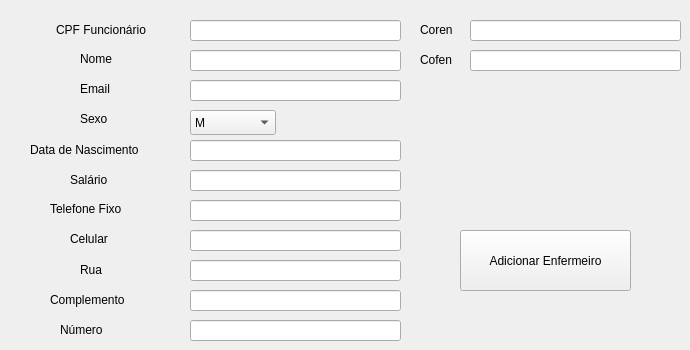
      <widget class="QWidget" name="tab_3">
       <attribute name="title">
        <string>Adicionar Enfermeiro</string>
       </attribute>
       <widget class="QLineEdit" name="entrada_rua_enfermeiro">
        <property name="geometry">
         <rect>
          <x>190</x>
          <y>260</y>
          <width>211</width>
          <height>21</height>
         </rect>
        </property>
        <property name="text">
         <string/>
        </property>
       </widget>
       <widget class="QLabel" name="label_clients_email_38">
        <property name="geometry">
         <rect>
          <x>50</x>
          <y>290</y>
          <width>121</width>
          <height>20</height>
         </rect>
        </property>
        <property name="text">
         <string>Complemento</string>
        </property>
       </widget>
       <widget class="QLabel" name="label_clients_email_40">
        <property name="geometry">
         <rect>
          <x>80</x>
          <y>260</y>
          <width>121</width>
          <height>20</height>
         </rect>
        </property>
        <property name="text">
         <string>Rua</string>
        </property>
       </widget>
       <widget class="QComboBox" name="box_sexo_enfermeiro">
        <property name="geometry">
         <rect>
          <x>190</x>
          <y>110</y>
          <width>86</width>
          <height>25</height>
         </rect>
        </property>
        <item>
         <property name="text">
          <string>M</string>
         </property>
        </item>
        <item>
         <property name="text">
          <string>F</string>
         </property>
        </item>
       </widget>
       <widget class="QLabel" name="label_clients_email_41">
        <property name="geometry">
         <rect>
          <x>60</x>
          <y>320</y>
          <width>121</width>
          <height>20</height>
         </rect>
        </property>
        <property name="text">
         <string>Número</string>
        </property>
       </widget>
       <widget class="QLabel" name="label_clients_email_42">
        <property name="geometry">
         <rect>
          <x>30</x>
          <y>140</y>
          <width>141</width>
          <height>20</height>
         </rect>
        </property>
        <property name="text">
         <string>Data de Nascimento</string>
        </property>
       </widget>
       <widget class="QLineEdit" name="entrada_telefone_enfermeiro">
        <property name="geometry">
         <rect>
          <x>190</x>
          <y>200</y>
          <width>211</width>
          <height>21</height>
         </rect>
        </property>
       </widget>
       <widget class="QLineEdit" name="entrada_nome_enfermeiro">
        <property name="geometry">
         <rect>
          <x>190</x>
          <y>50</y>
          <width>211</width>
          <height>21</height>
         </rect>
        </property>
       </widget>
       <widget class="QLabel" name="label_clients_name_20">
        <property name="geometry">
         <rect>
          <x>50</x>
          <y>200</y>
          <width>91</width>
          <height>17</height>
         </rect>
        </property>
        <property name="text">
         <string>Telefone Fixo</string>
        </property>
       </widget>
       <widget class="QLabel" name="label_clients_email_43">
        <property name="geometry">
         <rect>
          <x>70</x>
          <y>170</y>
          <width>141</width>
          <height>20</height>
         </rect>
        </property>
        <property name="text">
         <string>Salário</string>
        </property>
       </widget>
       <widget class="QLineEdit" name="entrada_email_enfermeiro">
        <property name="geometry">
         <rect>
          <x>190</x>
          <y>80</y>
          <width>211</width>
          <height>21</height>
         </rect>
        </property>
       </widget>
       <widget class="QLabel" name="label_clients_company_8">
        <property name="geometry">
         <rect>
          <x>80</x>
          <y>110</y>
          <width>67</width>
          <height>17</height>
         </rect>
        </property>
        <property name="text">
         <string>Sexo</string>
        </property>
       </widget>
       <widget class="QLineEdit" name="entrada_numero_enfermeiro">
        <property name="geometry">
         <rect>
          <x>190</x>
          <y>320</y>
          <width>211</width>
          <height>21</height>
         </rect>
        </property>
       </widget>
       <widget class="QLabel" name="label_clients_name_21">
        <property name="geometry">
         <rect>
          <x>56</x>
          <y>20</y>
          <width>121</width>
          <height>20</height>
         </rect>
        </property>
        <property name="text">
         <string>CPF Funcionário</string>
        </property>
       </widget>
       <widget class="QLabel" name="label_clients_name_22">
        <property name="geometry">
         <rect>
          <x>70</x>
          <y>230</y>
          <width>91</width>
          <height>17</height>
         </rect>
        </property>
        <property name="text">
         <string>Celular</string>
        </property>
       </widget>
       <widget class="QLineEdit" name="entrada_salario_enfermeiro">
        <property name="geometry">
         <rect>
          <x>190</x>
          <y>170</y>
          <width>211</width>
          <height>21</height>
         </rect>
        </property>
       </widget>
       <widget class="QLabel" name="label_clients_address_8">
        <property name="geometry">
         <rect>
          <x>80</x>
          <y>80</y>
          <width>67</width>
          <height>17</height>
         </rect>
        </property>
        <property name="text">
         <string>Email</string>
        </property>
       </widget>
       <widget class="QLineEdit" name="entrada_celular_enfermeiro">
        <property name="geometry">
         <rect>
          <x>190</x>
          <y>230</y>
          <width>211</width>
          <height>21</height>
         </rect>
        </property>
       </widget>
       <widget class="QLineEdit" name="entrada_complemento_enfermeiro">
        <property name="geometry">
         <rect>
          <x>190</x>
          <y>290</y>
          <width>211</width>
          <height>21</height>
         </rect>
        </property>
       </widget>
       <widget class="QLineEdit" name="entrada_data_enfermeiro">
        <property name="geometry">
         <rect>
          <x>190</x>
          <y>140</y>
          <width>211</width>
          <height>21</height>
         </rect>
        </property>
       </widget>
       <widget class="QLabel" name="label_clients_phone_8">
        <property name="geometry">
         <rect>
          <x>80</x>
          <y>50</y>
          <width>67</width>
          <height>17</height>
         </rect>
        </property>
        <property name="text">
         <string>Nome</string>
        </property>
       </widget>
       <widget class="QLineEdit" name="entrada_cpf_enfermeiro">
        <property name="geometry">
         <rect>
          <x>190</x>
          <y>20</y>
          <width>211</width>
          <height>21</height>
         </rect>
        </property>
       </widget>
       <widget class="QPushButton" name="botao_adicionar_enfermeiro">
        <property name="geometry">
         <rect>
          <x>460</x>
          <y>230</y>
          <width>171</width>
          <height>61</height>
         </rect>
        </property>
        <property name="text">
         <string>Adicionar Enfermeiro</string>
        </property>
       </widget>
       <widget class="QLabel" name="label_clients_name_23">
        <property name="geometry">
         <rect>
          <x>420</x>
          <y>20</y>
          <width>51</width>
          <height>20</height>
         </rect>
        </property>
        <property name="text">
         <string>Coren</string>
        </property>
       </widget>
       <widget class="QLineEdit" name="entrada_coren_enfermeiro">
        <property name="geometry">
         <rect>
          <x>470</x>
          <y>20</y>
          <width>211</width>
          <height>21</height>
         </rect>
        </property>
       </widget>
       <widget class="QLabel" name="label_clients_name_24">
        <property name="geometry">
         <rect>
          <x>420</x>
          <y>50</y>
          <width>51</width>
          <height>20</height>
         </rect>
        </property>
        <property name="text">
         <string>Cofen</string>
        </property>
       </widget>
       <widget class="QLineEdit" name="entrada_cofen_enfermeiro">
        <property name="geometry">
         <rect>
          <x>470</x>
          <y>50</y>
          <width>211</width>
          <height>21</height>
         </rect>
        </property>
       </widget>
      </widget>
